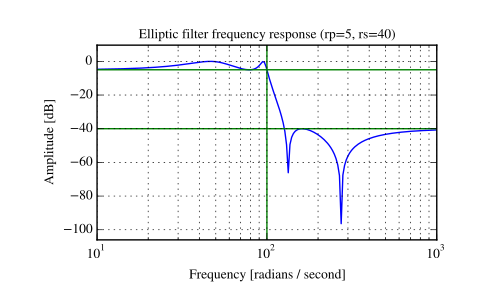

The script that drew this image:
# Plot the filter's frequency response, showing the critical points:

from scipy import signal
import matplotlib.pyplot as plt

b, a = signal.ellip(4, 5, 40, 100, 'low', analog=True)
w, h = signal.freqs(b, a)
plt.semilogx(w, 20 * np.log10(abs(h)))
plt.title('Elliptic filter frequency response (rp=5, rs=40)')
plt.xlabel('Frequency [radians / second]')
plt.ylabel('Amplitude [dB]')
plt.margins(0, 0.1)
plt.grid(which='both', axis='both')
plt.axvline(100, color='green') # cutoff frequency
plt.axhline(-40, color='green') # rs
plt.axhline(-5, color='green') # rp
plt.show()
